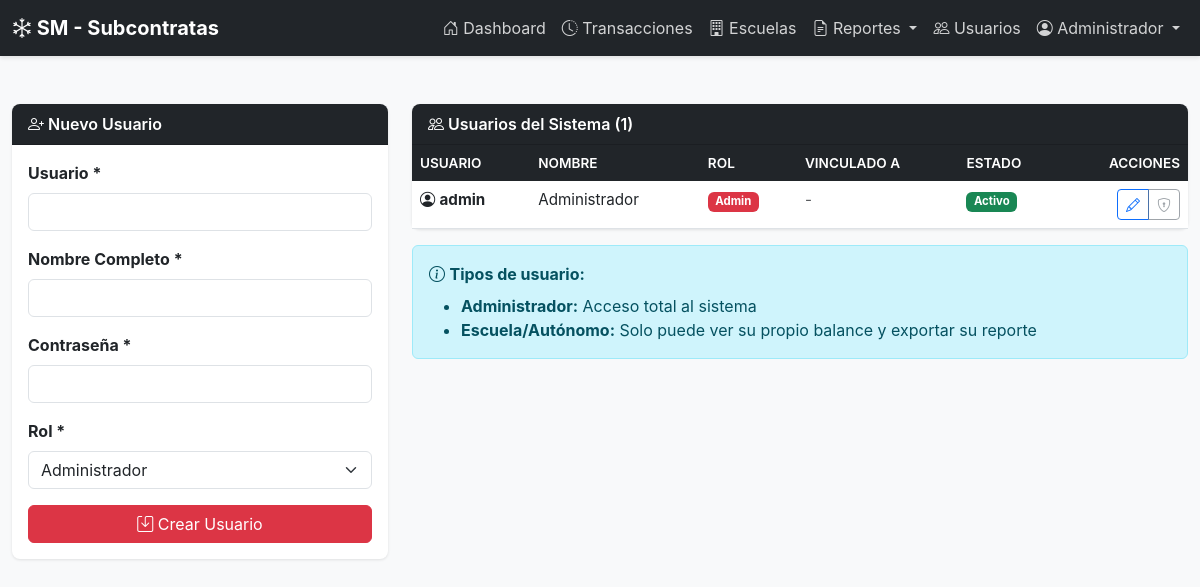
/usuarios.php (signed in), run on the app's committed database.
### tables this page shows
CREATE TABLE `usuarios` (
  `id` int(11) NOT NULL,
  `username` varchar(50) NOT NULL,
  `password` varchar(255) NOT NULL,
  `nombre` varchar(100) NOT NULL,
  `rol` enum('admin','escuela') DEFAULT 'escuela',
  `activo` tinyint(1) DEFAULT 1,
  `fecha_creacion` timestamp NOT NULL DEFAULT current_timestamp()
);

### usuarios.php (the view, shortened to what this page needs)
<?php
require_once 'config/database.php';
$sql = "SELECT u.*, c.nombre as contraparte_nombre
        FROM usuarios u
        LEFT JOIN contrapartes c ON u.id = c.usuario_id
        ORDER BY u.rol, u.nombre";
$usuarios = $conn->query($sql);
$editando = null;
?>
<!DOCTYPE html>
<html lang="es">
<head>
    <link href="https://cdn.jsdelivr.net/npm/bootstrap@5.3.0/dist/css/bootstrap.min.css" rel="stylesheet">
    <link rel="stylesheet" href="https://cdn.jsdelivr.net/npm/bootstrap-icons@1.11.0/font/bootstrap-icons.css">
    <link rel="stylesheet" href="assets/css/style.css">
</head>
<body class="bg-light">
    <?php include 'includes/navbar.php'; ?>
    <div class="container-fluid py-4">
        <div class="row">
            <div class="col-md-4">
                <div class="card sticky-top" style="top: 20px;">
                    <div class="card-header">
                        <i class="bi bi-<?php echo $editando ? 'pencil' : 'person-plus'; ?>"></i>
                        <?php echo $editando ? 'Editar' : 'Nuevo'; ?> Usuario
                    </div>
                    <div class="card-body">
                        <form method="POST">
                            <div class="mb-3">
                                <label class="form-label fw-bold">Usuario *</label>
                                <input type="text" name="username" class="form-control"
                                       value="<?php echo $editando ? htmlspecialchars($editando['username']) : ''; ?>"
                                       required <?php echo $editando ? 'readonly' : ''; ?>>
                            </div>
                            <div class="mb-3">
                                <label class="form-label fw-bold">Nombre Completo *</label>
                                <input type="text" name="nombre" class="form-control"
                                       value="<?php echo $editando ? htmlspecialchars($editando['nombre']) : ''; ?>" required>
                            </div>
                            <div class="mb-3">
                                <label class="form-label fw-bold">Contraseña <?php echo $editando ? '' : '*'; ?></label>
                                <input type="password" name="password" class="form-control"
                                       <?php echo $editando ? '' : 'required'; ?>>
                            </div>
                            <div class="mb-3">
                                <label class="form-label fw-bold">Rol *</label>
                                <select name="rol" class="form-select" id="rolSelect" required>
                                    <option value="admin" <?php echo ($editando && $editando['rol'] === 'admin') ? 'selected' : ''; ?>>
                                        Administrador
                                    </option>
                                </select>
                            </div>
                            <div class="d-grid gap-2">
                                <button type="submit" name="guardar_usuario" class="btn btn-danger">
                                    <i class="bi bi-save"></i> <?php echo $editando ? 'Actualizar' : 'Crear'; ?> Usuario
                                </button>
                            </div>
                        </form>
                    </div>
                </div>
            </div>
            <div class="col-md-8">
                <div class="card">
                    <div class="card-header">
                        <i class="bi bi-people"></i> Usuarios del Sistema (<?php echo $usuarios->num_rows; ?>)
                    </div>
                    <div class="card-body p-0">
                        <div class="table-responsive">
                            <table class="table table-hover mb-0">
                                <thead>
                                    <tr>
                                        <th>Usuario</th>
                                        <th>Nombre</th>
                                        <th>Rol</th>
                                        <th>Vinculado a</th>
                                        <th>Estado</th>
                                        <th class="text-end">Acciones</th>
                                    </tr>
                                </thead>
                                <tbody>
                                    <?php
                                    $usuarios->data_seek(0);
                                    while ($user = $usuarios->fetch_assoc()):
                                    ?>
                                    <tr class="<?php echo $user['activo'] ? '' : 'table-secondary'; ?>">
                                        <td>
                                            <i class="bi bi-person-circle"></i>
                                            <strong><?php echo htmlspecialchars($user['username']); ?></strong>
                                        </td>
                                        <td><?php echo htmlspecialchars($user['nombre']); ?></td>
                                        <td>
                                            <span class="badge bg-<?php echo $user['rol'] === 'admin' ? 'danger' : 'primary'; ?>">
                                                <?php echo ucfirst($user['rol']); ?>
                                            </span>
                                        </td>
                                        <td>
                                            <?php if ($user['contraparte_nombre']): ?>
                                                <small class="text-muted">
                                                    <i class="bi bi-building"></i>
                                                    <?php echo htmlspecialchars($user['contraparte_nombre']); ?>
                                                </small>
                                            <?php else: ?>
                                                <span class="text-muted">-</span>
                                            <?php endif; ?>
                                        </td>
                                        <td>
                                            <?php if ($user['activo']): ?>
                                                <span class="badge bg-success">Activo</span>
                                            <?php else: ?>
                                                <span class="badge bg-secondary">Inactivo</span>
                                            <?php endif; ?>
                                        </td>
                                        <td class="text-end">
                                            <div class="btn-group btn-group-sm">
                                                <a href="usuarios.php?editar=<?php echo $user['id']; ?>"
                                                   class="btn btn-outline-primary" title="Editar">
                                                    <i class="bi bi-pencil"></i>
                                                </a>
                                                <?php if ($user['id'] != 1): ?>
                                                    <?php if ($user['activo']): ?>
                                                        <button type="button" class="btn btn-outline-warning"
                                                                onclick="toggleUsuario(<?php echo $user['id']; ?>, 0, '<?php echo htmlspecialchars($user['username']); ?>')"
                                                                title="Desactivar">
                                                            <i class="bi bi-x-circle"></i>
                                                        </button>
                                                    <?php else: ?>
                                                        <button type="button" class="btn btn-outline-success"
                                                                onclick="toggleUsuario(<?php echo $user['id']; ?>, 1, '<?php echo htmlspecialchars($user['username']); ?>')"
                                                                title="Activar">
                                                            <i class="bi bi-check-circle"></i>
                                                        </button>
                                                    <?php endif; ?>
                                                <?php else: ?>
                                                    <button class="btn btn-outline-secondary" disabled title="Usuario principal">
                                                        <i class="bi bi-shield-lock"></i>
                                                    </button>
                                                <?php endif; ?>
                                            </div>
                                        </td>
                                    </tr>
                                    <?php endwhile; ?>
                                </tbody>
                            </table>
                        </div>
                    </div>
                </div>
                <div class="alert alert-info mt-3">
                    <i class="bi bi-info-circle"></i> <strong>Tipos de usuario:</strong>
                    <ul class="mb-0 mt-2">
                        <li><strong>Administrador:</strong> Acceso total al sistema</li>
                        <li><strong>Escuela/Autónomo:</strong> Solo puede ver su propio balance y exportar su reporte</li>
                    </ul>
                </div>
            </div>
        </div>
    </div>
</body>
</html>

### assets/css/style.css (style rules this page uses)
:root { --color-primary: #dc3545; --color-secondary: #6c757d; --color-dark: #212529; --color-light: #f8f9fa; --color-success: #28a745; --color-warning: #ffc107; }
body { font-family: -apple-system, BlinkMacSystemFont, "Segoe UI", Roboto, "Helvetica Neue", Arial, sans-serif; color: var(--color-dark); }
.card { border: none; border-radius: 8px; box-shadow: 0 1px 3px rgba(0,0,0,0.1); }
.card-header { background-color: var(--color-dark); color: white; font-weight: 600; border-radius: 8px 8px 0 0 !important; }
.table { font-size: 0.95rem; }
.table thead th { background-color: var(--color-dark); color: white; border: none; font-weight: 600; text-transform: uppercase; font-size: 0.85rem; }
.form-label { font-weight: 600; color: var(--color-dark); margin-bottom: 0.5rem; }

### data on the page
usuarios: username "admin", nombre "Administrador", rol "Admin", activo "Activo"

### other printed values
$_SESSION['nombre'] "Administrador"
$usuarios->num_rows "1"
